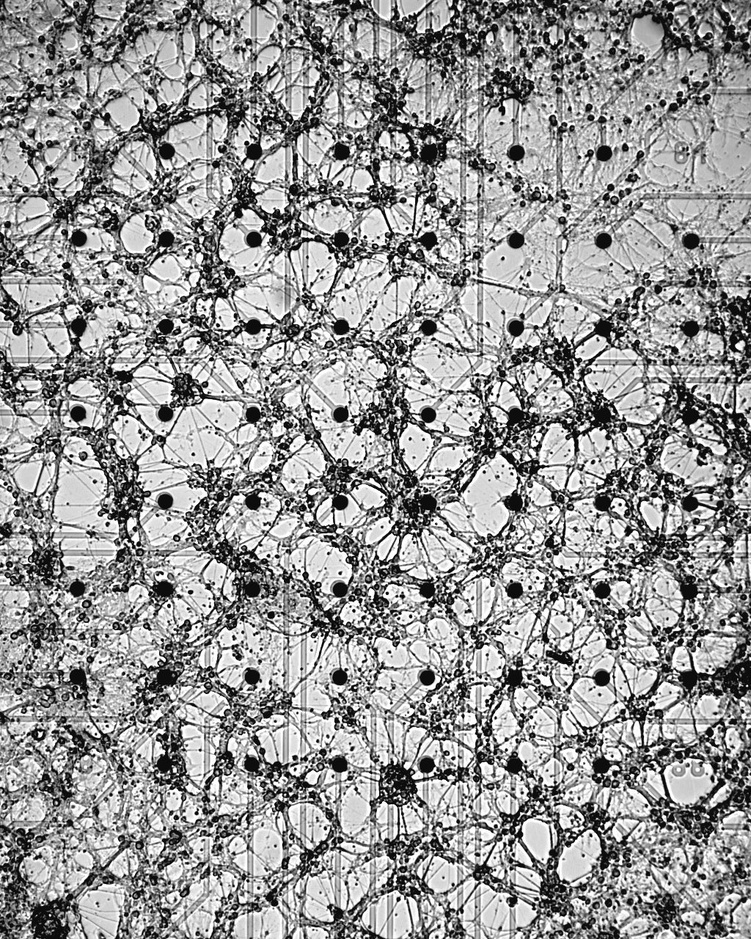
%> input picture richn1.jpg, 751 x 939 px, shrunk from 1024 x 1280 before the run; its folder holds only this picture in this run
$ octave TCManalysis.m   (GNU Octave 9; MATLAB toolbox functions it lacks are replaced by stand-ins)
%> lines starting %> are read from the running program, lines starting %| are printed output that depends on the picture; in (x1, y1, x2, y2) boxes, pixels count from 0 and x2, y2 are one past the last pixel; in counts of white or black regions, pixels touching at a corner belong together; the program's own positions count from 1

%% Total Cell Matter Area calculator

% Calculates all area of an image that is covered in cell matter. Currently
% not in use, but could be used anytime.

files = dir('*.jpg');

tic
for file = 1:length(files)
    I = imread(files(file).name);
%> I is the input picture: size 939x751 uint8; min 0, max 255, mean 151
    % Igrey = rgb2gray(I);
    Icomp = imcomplement(I);
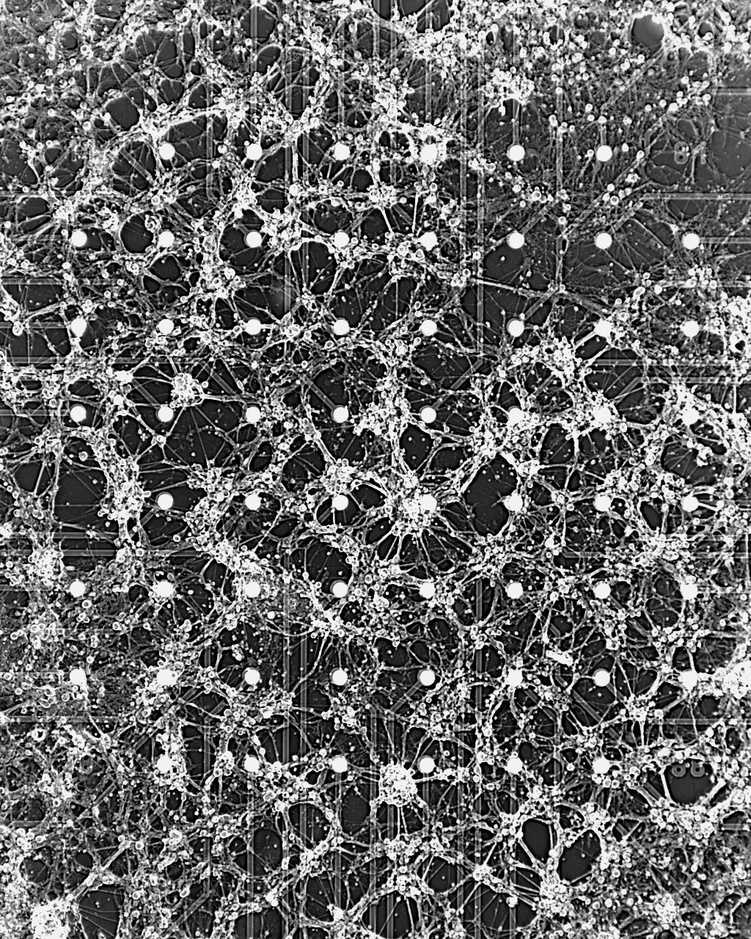
%> Icomp: size 939x751 uint8; min 0, max 255, mean 104
    BW = imbinarize(Icomp,'adaptive', 'ForegroundPolarity','bright','Sensitivity', 0.55);
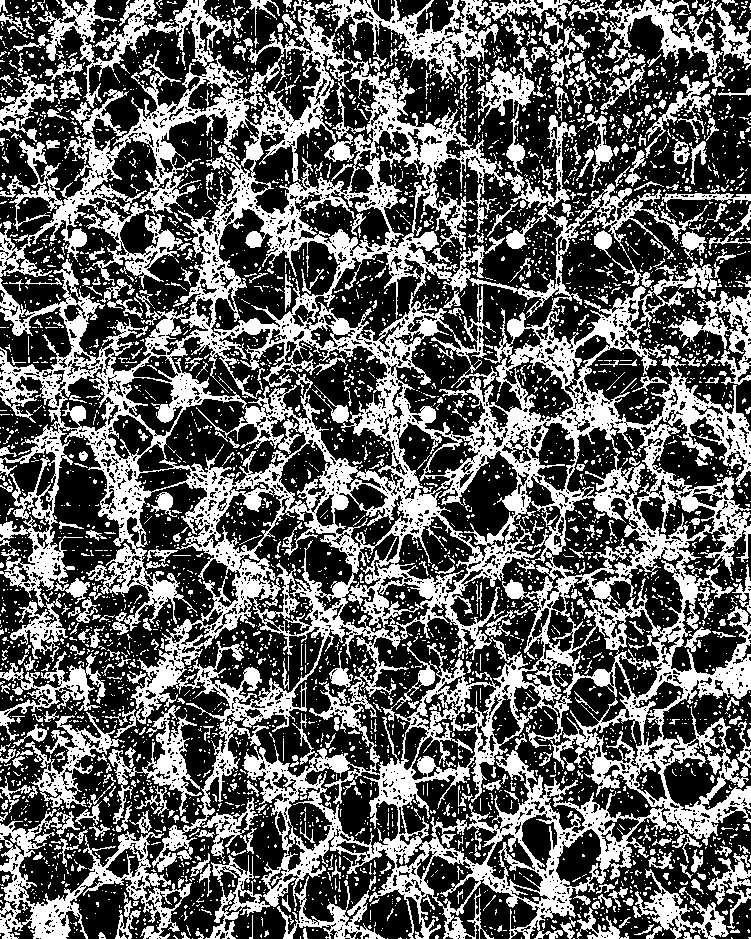
%> BW: size 939x751 logical; 38.4% white; 4689 white regions (4197 under 20 px), largest, box (x1, y1, x2, y2) and area: (0, 0, 751, 939) 185573, (0, 809, 192, 939) 7067, (36, 0, 233, 108) 4665
    stats1 = regionprops(BW, 'Area');
%> stats1 = 4689 regions; largest, Area: 185573, 7067, 4665, 2829, 2543
    TCMarea(file) = sum([stats1.Area]);
    PercentageTCM(file) = TCMarea(file)/(width(BW)*length(BW));
end
toc

filenames = {files.name};

results = table(filenames', TCMarea', PercentageTCM', 'VariableNames', {'culture';'TCMarea'; 'PercentageTCM'});
%> results = {TCMarea 270745, PercentageTCM 0.384}

save('results.mat', 'filenames', 'results');

strfind(results{:,1},'richn10')
%> ans = {[]}

pos = strfind(results{:, 1},'richn10');
%> pos = {[]}

cell2mat(pos)
%> ans = []

% results{1, :}

idx = find(contains(results.culture,'richn7'));
%> idx = []
